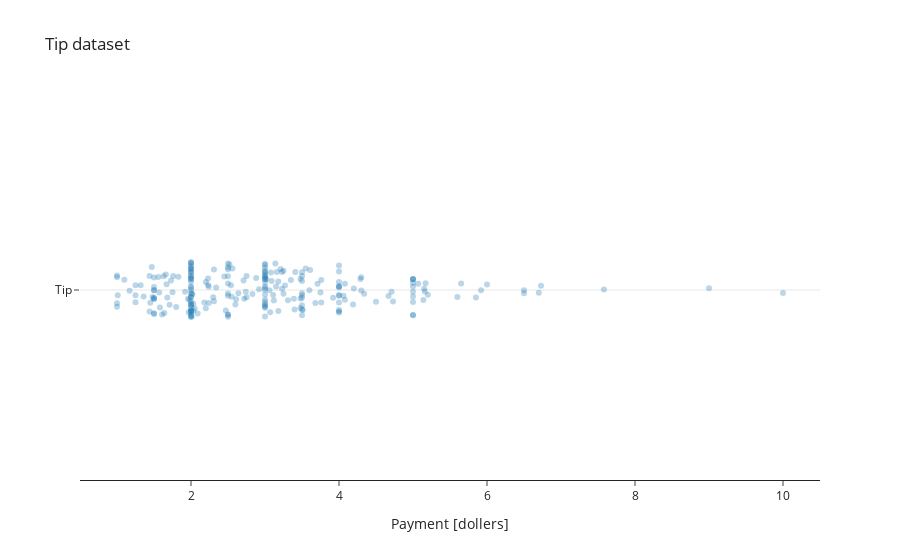

Here is the notebook cell this chart was saved with:
### Code cell
trace = go.Box(
    x=df['tip'],
    boxpoints='all',
    fillcolor='rgba(0,0,0,0)',
    line={'color': 'rgba(0,0,0,0)'},
    hoveron='points',
    pointpos=0,
    jitter=0.3,
    marker={
        'color': pcolors.qualitative.D3[0],
        'opacity': 0.3
    },
    name='Tip'
)

with open('custom_white.json') as f:
    custom_white_dict = json.load(f)
    template = Template(custom_white_dict)

layout=go.Layout(
    template=template,
    title='Tip dataset',
    xaxis={'title': 'Payment [dollers]'}
)

figure = go.Figure(trace, layout)
figure

### Figure 1 — Plotly figure (JSON) as saved in the notebook; plotly's stock layout.template omitted (floating-point values rounded to 4 significant figures; data arrays with more than 128 entries replaced by an {"elided": "..."} marker saying what was removed)
{"data": [{"boxpoints": "all", "fillcolor": "rgba(0,0,0,0)", "hoveron": "points", "jitter": 0.3, "line": {"color": "rgba(0,0,0,0)"}, "marker": {"color": "#1F77B4", "opacity": 0.3}, "name": "Tip", "pointpos": 0, "type": "box", "x": {"elided": "244 float values"}}], "layout": {"title": {"text": "Tip dataset"}, "xaxis": {"title": {"text": "Payment [dollers]"}}}}
